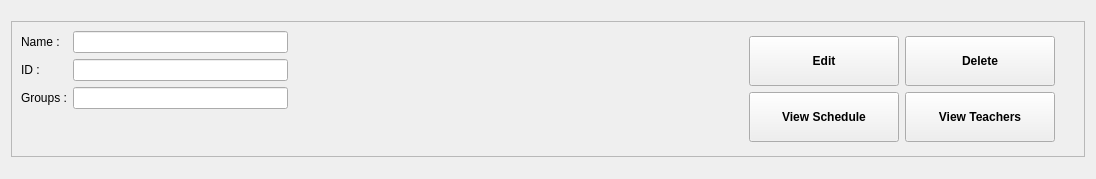
<?xml version="1.0" encoding="UTF-8"?>
<ui version="4.0">
 <class>CourseFrame</class>
 <widget class="QWidget" name="CourseFrame">
  <property name="geometry">
   <rect>
    <x>0</x>
    <y>0</y>
    <width>1096</width>
    <height>179</height>
   </rect>
  </property>
  <property name="sizePolicy">
   <sizepolicy hsizetype="Preferred" vsizetype="Fixed">
    <horstretch>0</horstretch>
    <verstretch>0</verstretch>
   </sizepolicy>
  </property>
  <property name="windowTitle">
   <string>Form</string>
  </property>
  <layout class="QGridLayout" name="gridLayout">
   <item row="0" column="0">
    <widget class="QFrame" name="frame">
     <property name="sizePolicy">
      <sizepolicy hsizetype="Preferred" vsizetype="Fixed">
       <horstretch>0</horstretch>
       <verstretch>0</verstretch>
      </sizepolicy>
     </property>
     <property name="frameShape">
      <enum>QFrame::StyledPanel</enum>
     </property>
     <property name="frameShadow">
      <enum>QFrame::Raised</enum>
     </property>
     <layout class="QHBoxLayout" name="horizontalLayout">
      <item>
       <layout class="QFormLayout" name="formLayout">
        <item row="0" column="0">
         <layout class="QVBoxLayout" name="verticalLayout">
          <item>
           <widget class="QLabel" name="name">
            <property name="text">
             <string>Name :</string>
            </property>
           </widget>
          </item>
          <item>
           <widget class="QLabel" name="id">
            <property name="text">
             <string>ID :</string>
            </property>
           </widget>
          </item>
          <item>
           <widget class="QLabel" name="groups">
            <property name="text">
             <string>Groups :</string>
            </property>
           </widget>
          </item>
         </layout>
        </item>
        <item row="0" column="1">
         <layout class="QVBoxLayout" name="verticalLayout_2">
          <item>
           <widget class="QLineEdit" name="L_name">
            <property name="readOnly">
             <bool>true</bool>
            </property>
           </widget>
          </item>
          <item>
           <widget class="QLineEdit" name="L_ID">
            <property name="readOnly">
             <bool>true</bool>
            </property>
           </widget>
          </item>
          <item>
           <widget class="QLineEdit" name="L_Groups">
            <property name="readOnly">
             <bool>true</bool>
            </property>
           </widget>
          </item>
         </layout>
        </item>
       </layout>
      </item>
      <item>
       <spacer name="horizontalSpacer">
        <property name="orientation">
         <enum>Qt::Horizontal</enum>
        </property>
        <property name="sizeHint" stdset="0">
         <size>
          <width>405</width>
          <height>20</height>
         </size>
        </property>
       </spacer>
      </item>
      <item>
       <layout class="QGridLayout" name="gridLayout_2">
        <property name="leftMargin">
         <number>50</number>
        </property>
        <property name="topMargin">
         <number>5</number>
        </property>
        <property name="rightMargin">
         <number>20</number>
        </property>
        <property name="bottomMargin">
         <number>5</number>
        </property>
        <item row="1" column="0">
         <widget class="QPushButton" name="btn_schedule">
          <property name="sizePolicy">
           <sizepolicy hsizetype="Fixed" vsizetype="Fixed">
            <horstretch>0</horstretch>
            <verstretch>0</verstretch>
           </sizepolicy>
          </property>
          <property name="minimumSize">
           <size>
            <width>150</width>
            <height>50</height>
           </size>
          </property>
          <property name="baseSize">
           <size>
            <width>100</width>
            <height>100</height>
           </size>
          </property>
          <property name="font">
           <font>
            <family>Nirmala UI</family>
            <bold>true</bold>
           </font>
          </property>
          <property name="text">
           <string>View Schedule</string>
          </property>
         </widget>
        </item>
        <item row="0" column="1">
         <widget class="QPushButton" name="btn_delete">
          <property name="sizePolicy">
           <sizepolicy hsizetype="Fixed" vsizetype="Fixed">
            <horstretch>0</horstretch>
            <verstretch>0</verstretch>
           </sizepolicy>
          </property>
          <property name="minimumSize">
           <size>
            <width>150</width>
            <height>50</height>
           </size>
          </property>
          <property name="baseSize">
           <size>
            <width>100</width>
            <height>100</height>
           </size>
          </property>
          <property name="font">
           <font>
            <family>Nirmala UI</family>
            <bold>true</bold>
           </font>
          </property>
          <property name="text">
           <string>Delete</string>
          </property>
         </widget>
        </item>
        <item row="0" column="0">
         <widget class="QPushButton" name="btn_edit">
          <property name="sizePolicy">
           <sizepolicy hsizetype="Fixed" vsizetype="Fixed">
            <horstretch>0</horstretch>
            <verstretch>0</verstretch>
           </sizepolicy>
          </property>
          <property name="minimumSize">
           <size>
            <width>150</width>
            <height>50</height>
           </size>
          </property>
          <property name="baseSize">
           <size>
            <width>100</width>
            <height>100</height>
           </size>
          </property>
          <property name="font">
           <font>
            <family>Nirmala UI</family>
            <bold>true</bold>
           </font>
          </property>
          <property name="text">
           <string>Edit</string>
          </property>
         </widget>
        </item>
        <item row="1" column="1">
         <widget class="QPushButton" name="btn_teachers">
          <property name="sizePolicy">
           <sizepolicy hsizetype="Preferred" vsizetype="Fixed">
            <horstretch>0</horstretch>
            <verstretch>0</verstretch>
           </sizepolicy>
          </property>
          <property name="minimumSize">
           <size>
            <width>150</width>
            <height>50</height>
           </size>
          </property>
          <property name="baseSize">
           <size>
            <width>100</width>
            <height>100</height>
           </size>
          </property>
          <property name="font">
           <font>
            <family>Nirmala UI</family>
            <bold>true</bold>
           </font>
          </property>
          <property name="text">
           <string>View Teachers</string>
          </property>
         </widget>
        </item>
       </layout>
      </item>
     </layout>
    </widget>
   </item>
  </layout>
 </widget>
 <resources/>
 <connections/>
</ui>
